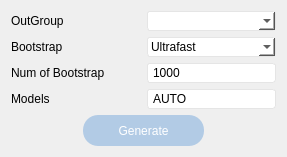
            <widget class="QWidget" name="tab_5">
             <attribute name="title">
              <string>页</string>
             </attribute>
             <layout class="QVBoxLayout" name="verticalLayout_18">
              <item>
               <layout class="QVBoxLayout" name="verticalLayout_17">
                <item>
                 <layout class="QHBoxLayout" name="horizontalLayout_18">
                  <item>
                   <widget class="QLabel" name="iqOutGroup">
                    <property name="minimumSize">
                     <size>
                      <width>130</width>
                      <height>0</height>
                     </size>
                    </property>
                    <property name="maximumSize">
                     <size>
                      <width>130</width>
                      <height>20</height>
                     </size>
                    </property>
                    <property name="text">
                     <string>OutGroup</string>
                    </property>
                   </widget>
                  </item>
                  <item>
                   <widget class="QComboBox" name="iqGroupSelect">
                    <property name="styleSheet">
                     <string notr="true">QComboBox {
    border-radius: 3px;
    padding: 1px 18px 1px 3px;
    background: transparent; 
    border: 1px solid gray; 
	border-color: #E5E5E5;
	background-color: #FFFFFF;
}
</string>
                    </property>
                   </widget>
                  </item>
                 </layout>
                </item>
                <item>
                 <layout class="QHBoxLayout" name="horizontalLayout_19">
                  <item>
                   <widget class="QLabel" name="iqBootstrap">
                    <property name="minimumSize">
                     <size>
                      <width>130</width>
                      <height>0</height>
                     </size>
                    </property>
                    <property name="maximumSize">
                     <size>
                      <width>130</width>
                      <height>20</height>
                     </size>
                    </property>
                    <property name="text">
                     <string>Bootstrap</string>
                    </property>
                   </widget>
                  </item>
                  <item>
                   <widget class="QComboBox" name="bootSelect">
                    <property name="styleSheet">
                     <string notr="true">QComboBox {
    border-radius: 3px;
    padding: 1px 18px 1px 3px;
    background: transparent; 
    border: 1px solid gray; 
	border-color: #E5E5E5;
	background-color: #FFFFFF;
}
</string>
                    </property>
                    <item>
                     <property name="text">
                      <string>Ultrafast</string>
                     </property>
                    </item>
                    <item>
                     <property name="text">
                      <string>Standard</string>
                     </property>
                    </item>
                    <item>
                     <property name="text">
                      <string>None</string>
                     </property>
                    </item>
                   </widget>
                  </item>
                 </layout>
                </item>
                <item>
                 <layout class="QHBoxLayout" name="horizontalLayout_20">
                  <item>
                   <widget class="QLabel" name="iqNumStrap">
                    <property name="minimumSize">
                     <size>
                      <width>130</width>
                      <height>0</height>
                     </size>
                    </property>
                    <property name="maximumSize">
                     <size>
                      <width>130</width>
                      <height>20</height>
                     </size>
                    </property>
                    <property name="text">
                     <string>Num of Bootstrap</string>
                    </property>
                   </widget>
                  </item>
                  <item>
                   <widget class="QLineEdit" name="iqNum">
                    <property name="styleSheet">
                     <string notr="true">    border-radius: 3px;
    padding: 1px 18px 1px 3px;
    background: transparent; 
    border: 1px solid gray; 
	border-color: #E5E5E5;
	background-color: #FFFFFF;
</string>
                    </property>
                    <property name="inputMask">
                     <string/>
                    </property>
                    <property name="text">
                     <string>1000</string>
                    </property>
                   </widget>
                  </item>
                 </layout>
                </item>
                <item>
                 <layout class="QHBoxLayout" name="horizontalLayout_21">
                  <item>
                   <widget class="QLabel" name="label_19">
                    <property name="minimumSize">
                     <size>
                      <width>130</width>
                      <height>20</height>
                     </size>
                    </property>
                    <property name="maximumSize">
                     <size>
                      <width>130</width>
                      <height>20</height>
                     </size>
                    </property>
                    <property name="text">
                     <string>Models</string>
                    </property>
                   </widget>
                  </item>
                  <item>
                   <widget class="QLineEdit" name="mod">
                    <property name="styleSheet">
                     <string notr="true">    border-radius: 3px;
    padding: 1px 18px 1px 3px;
    background: transparent; 
    border: 1px solid gray; 
	border-color: #E5E5E5;
	background-color: #FFFFFF;
</string>
                    </property>
                    <property name="inputMask">
                     <string/>
                    </property>
                    <property name="text">
                     <string>AUTO</string>
                    </property>
                   </widget>
                  </item>
                 </layout>
                </item>
                <item alignment="Qt::AlignHCenter">
                 <widget class="QPushButton" name="iqtree_2">
                  <property name="minimumSize">
                   <size>
                    <width>121</width>
                    <height>31</height>
                   </size>
                  </property>
                  <property name="maximumSize">
                   <size>
                    <width>121</width>
                    <height>31</height>
                   </size>
                  </property>
                  <property name="styleSheet">
                   <string notr="true">QPushButton {  
    background-color: rgb(178, 203, 229); /* 设置背景颜色，这里以绿色为例 */  
    border: none; /* 移除边框 */  
    border-radius: 15px; /* 设置圆角半径 */  
    color: white; /* 设置文本颜色 */  
    padding: 10px 20px; /* 设置内边距 */  
}  
  
/* 当按钮被按下时的样式 */  
QPushButton:pressed {  
    background-color: rgb(159, 186, 214); /* 设置按下时的背景颜色，这里是稍暗的绿色 */  
}</string>
                  </property>
                  <property name="text">
                   <string>Generate</string>
                  </property>
                 </widget>
                </item>
               </layout>
              </item>
             </layout>
            </widget>
